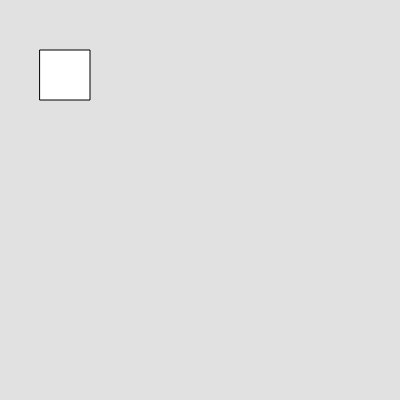
Frame 1 (no input)
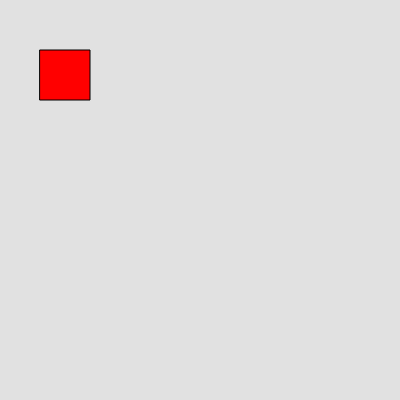
Frame 60 (no input)
Frame 120 (the mouse pressed at the canvas centre since frame 60): identical to frame 60, image omitted

The p5.js sketch that drew these frames (run headless with seeded random() and noise() and a simulated clock; from frame 60 on, the mouse is pressed at the canvas centre):

// p5.js sketch
// ── sketch.js
function setup() {
  createCanvas(400, 400);
}

function draw() {
  background(225);
  square(40,50,50);
  fill(255,0,0);
}
